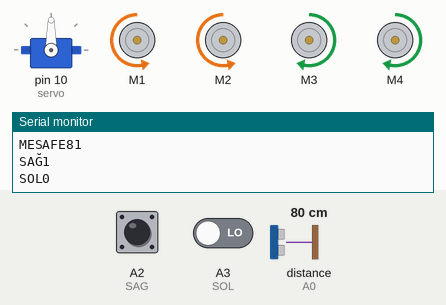
Bench run of a sketch on a simulated Arduino Uno, built with avr-gcc and run on an emulated ATmega328P. Shown: servo, 4 × DC motor (green arrow = forward, orange = backward, longer = faster), the last lines printed to the serial monitor. The inputs (shaded band) are chosen by the test bench; at power-on: distance to the obstacle (sensor on A0) 80 cm, A2 (SAG) HIGH, A3 (SOL) LOW. The echo pulse lasts 58.3 µs per cm.

Above: at 6.6 s.
6.7 s: distance to the obstacle (sensor on A0) set to 54 cm
9.7 s: distance to the obstacle (sensor on A0) set to 44 cm
At 10.7 s:
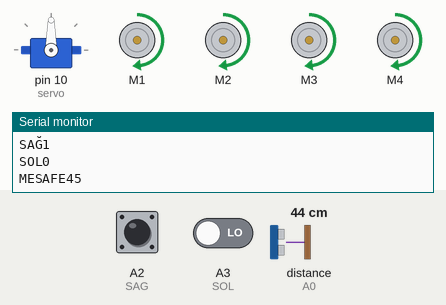
11.2 s: distance to the obstacle (sensor on A0) set to 60 cm
At 12.1 s:
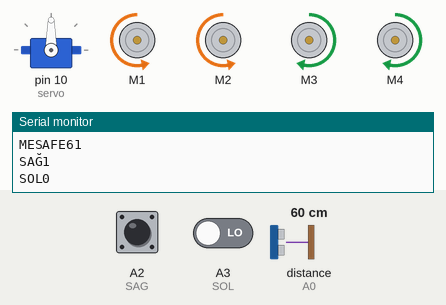
12.7 s: distance to the obstacle (sensor on A0) set to 2 cm
At 13.7 s:
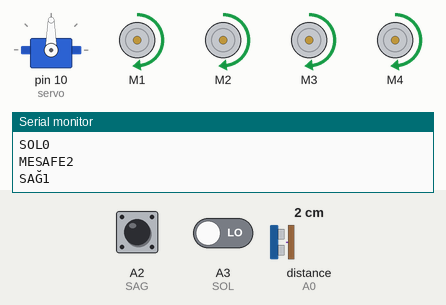
Timing chart, 0 to 15.2 s (numbered marks = the images above; inputs shaded):
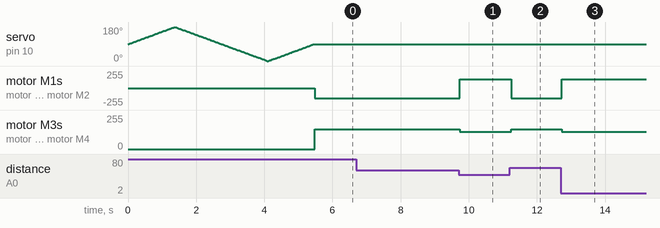

Measured:
- the behaviour switches between 49 and 48 cm on distance to the obstacle (sensor on A0) (found by bisection; images 0 and 1)
- after the input at 9.7 s, motor M1, motor M2: backward 150/255 → forward 130/255 at once; motor M3, motor M4: forward 150/255 → forward 130/255 at once
- after the input at 11.2 s, motor M1, motor M2: forward 130/255 → backward 150/255 after 0.05 s; motor M3, motor M4: forward 130/255 → forward 150/255 after 0.05 s
- after the input at 12.7 s, motor M1, motor M2: backward 150/255 → forward 130/255 at once; motor M3, motor M4: forward 150/255 → forward 130/255 at once

The sketch:

Kovalayan_Robot_Kodu.ino
```cpp
//   <<Kovalayan Robot>>
#include<NewPing.h>
#include<Servo.h>
#include<AFMotor.h>

#define SAG A2                // Sağ IR sensör A2 analog pinine bağlı.
#define SOL A3                // Sol IR sensör A3 analog pinine bağlı.
#define TRIG_PIN A1           // Trig pini A1 analog pinine bağlı.
#define ECHO_PIN A0           // Echo pin  A0 analog pinine bağlı.
#define MAX_MESAFE 200        // Max mesafe .

int mesafe = 0;         //Ultrasonik sensörün ölçtüğü mesafe için değişken.
int mz80_sagdeger = 0;  //1. mz80 sensörünün değerini tutacak değişken.
int mz80_soldeger = 0;  //2. mz80 sensörünün değerini tutacak değişken.

NewPing sonar(TRIG_PIN, ECHO_PIN, MAX_MESAFE);

AF_DCMotor Motor1(1,MOTOR12_1KHZ);
AF_DCMotor Motor2(2,MOTOR12_1KHZ);
AF_DCMotor Motor3(3,MOTOR34_1KHZ);
AF_DCMotor Motor4(4,MOTOR34_1KHZ);

Servo servo;     //Servo motoru tanımlıyoruz.
int   pos=0;     //Servo motorun konumunun değerini tutan kod satırı.

void setup()
{
   Serial.begin(9600);
   servo.attach(10); // servo 10. dijital pine bağlı.
{
for(pos = 90; pos <= 180; pos += 1){    // 90 dereceden 180 dereceye döner.
  servo.write(pos);
  delay(15);
  }
for(pos = 180; pos >= 0; pos-= 1) {     // 180 dereceden 0 dereceye döner.
  servo.write(pos);
  delay(15);
  }
for(pos = 0; pos<=90; pos += 1) {       // 0 dereceden 90 dereceye döner.
  servo.write(pos);
  delay(15);
  }
}
   pinMode(SAG, INPUT);
   pinMode(SOL, INPUT);
}

void loop() {

mesafe = sonar.ping_cm();                     //Gecikme gönderip mesafeyi cm olarak alıcaz.
Serial.print("MESAFE");
Serial.println(mesafe);                         // mesafe değerini ekrana yazdır.

mz80_sagdeger = digitalRead(SAG);               // Sağdaki mz80'nin dijital değerini oku.
mz80_soldeger = digitalRead(SOL);               // Soldaki mz80'nin dijital değerini oku.

Serial.print("SAĞ");
Serial.println(mz80_sagdeger);                      //Sağ mz80'nin dijital değerini serial monitöre yazdır.
Serial.print("SOL");
Serial.println(mz80_soldeger);                      //Sol mz80'nin dijital değerini serial monitöre yazdır.

if((mesafe > 1) && (mesafe < 50)){            //HC-SR04 sensörünün değerinin 1 ile 15 arasında ise aşağıdaki kod satırını çalıştır.
                                              //Koşul doğru ise aşağıdaki kod satırları çalışır.
                                              //Eğer araç yavaş veya hızlı hareket ediyorsa 130 yazan değeri 0-255 aralığında arttırıp veya azaltabilirsiniz.
  //İleri
  Motor1.setSpeed(130);  //1. Motorun hızını PWM aralığında 130 değerinde bir voltaj yolla.
  Motor1.run(FORWARD);   //Motoru ileri tarafa yönlendir.
  Motor2.setSpeed(130);  //2. Motorun hızını PWM aralığında 130 değerinde bir voltaj yolla.
  Motor2.run(FORWARD);   //Motoru ileri tarafa yönlendir.
  Motor3.setSpeed(130);  //3. Motorun hızını PWM aralığında 130 değerinde bir voltaj yolla.
  Motor3.run(FORWARD);   //Motoru ileri tarafa yönlendir.
  Motor4.setSpeed(130);  //4. Motorun hızını PWM aralığında 130 değerinde bir voltaj yolla.
  Motor4.run(FORWARD);   //Motoru ileri tarafa yönlendir.

}else if((mz80_sagdeger==0) && (mz80_soldeger==1)) {   ///Koşul doğru ise aşağıdaki kod satırları çalışır.

  //Sol Tarafa dön
  Motor1.setSpeed(150);  //1. Motorun hızını PWM aralığında 150 değerinde bir voltaj yolla.
  Motor1.run(FORWARD);   //Motoru ileri tarafa yönlendir.
  Motor2.setSpeed(150);  //2. Motorun hızını PWM aralığında 150 değerinde bir voltaj yolla.
  Motor2.run(FORWARD);   ///Motoru ileri tarafa yönlendir.
  Motor3.setSpeed(150);  //3. Motorun hızını PWM aralığında 150 değerinde bir voltaj yolla.
  Motor3.run(BACKWARD);  //Motoru geri tarafa yönlendir.
  Motor4.setSpeed(150);  //4. Motorun hızını PWM aralığında 150 değerinde bir voltaj yolla.
  Motor4.run(BACKWARD);  //Motoru geri tarafa yönlendir.

}else if((mz80_sagdeger==1)&&(mz80_soldeger==0)) {     ///Koşul doğru ise aşağıdaki kod satırları çalışır.

  //Sağ Tarafa dön
  Motor1.setSpeed(150);  //1. Motorun hızını PWM aralığında 150 değerinde bir voltaj yolla.
  Motor1.run(BACKWARD);  //Motoru geri tarafa yönlendir.
  Motor2.setSpeed(150);  //1. Motorun hızını PWM aralığında 150 değerinde bir voltaj yolla.
  Motor2.run(BACKWARD);  //Motoru geri tarafa yönlendir.
  Motor3.setSpeed(150);  //1. Motorun hızını PWM aralığında 150 değerinde bir voltaj yolla.
  Motor3.run(FORWARD);   //Motoru ileri tarafa yönlendir.
  Motor4.setSpeed(150);  //1. Motorun hızını PWM aralığında 150 değerinde bir voltaj yolla.
  Motor4.run(FORWARD);   //Motoru ileri tarafa yönlendir.

}else if(mesafe > 200) {                          ///Koşul doğru ise aşağıdaki kod satırları çalışır.

  //Dur
  Motor1.setSpeed(0);    //1. Motorun hızını PWM aralığında 0 değerinde bir voltaj yolla.
  Motor1.run(RELEASE);   //Motoru durdur.
  Motor2.setSpeed(0);    //2. Motorun hızını PWM aralığında 0 değerinde bir voltaj yolla.
  Motor2.run(RELEASE);   //Motoru durdur.
  Motor3.setSpeed(0);    //3. Motorun hızını PWM aralığında 0 değerinde bir voltaj yolla.
  Motor3.run(RELEASE);   //Motoru durdur.
  Motor4.setSpeed(0);    //4. Motorun hızını PWM aralığında 0 değerinde bir voltaj yolla.
  Motor4.run(RELEASE);   //Motoru durdur.
}
}
```
